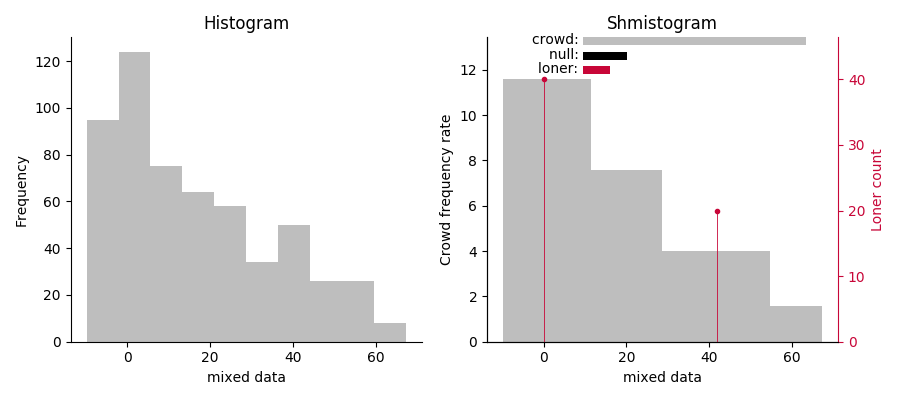

Reproduce this figure in Python.
import matplotlib

matplotlib.use("Agg")
from matplotlib import pyplot as plt
import numpy as np
import shmistogram as sh

# Simulate a mixture of a uniform distribution mixed with a few point masses
np.random.seed(0)
crowd = np.random.triangular(-10, -10, 70, size=500)
loners = np.array([0] * 40 + [42] * 20)
null = np.array([np.nan] * 100)
data = np.concatenate((crowd, loners, null))

fig, axes = plt.subplots(1, 2)
fig.set_size_inches(9, 4)

# Build a standard histogram with matplotlib.pyplot.hist defaults
sh.plot.standard_histogram(data[~np.isnan(data)], ax=axes[0], name="mixed data")

# Build the shmistogram using a density tree (default)
shm = sh.Shmistogram(data)
shm.plot(ax=axes[1], name="mixed data")

fig.tight_layout()
fig.savefig("mixed.png")
